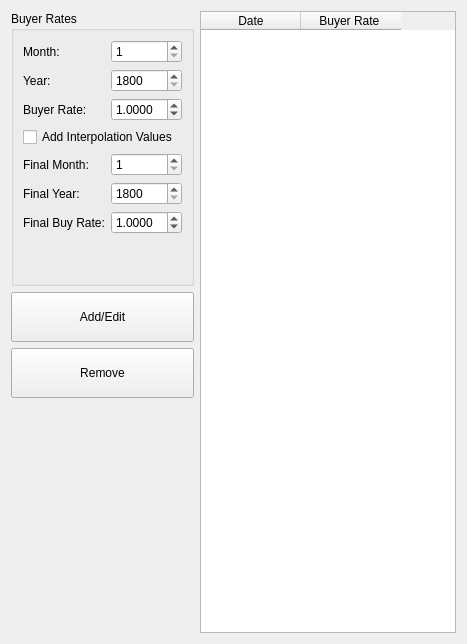
       <widget class="QWidget" name="Tab_BuyRate">
        <attribute name="title">
         <string>Buy Rate</string>
        </attribute>
        <layout class="QGridLayout" name="gridLayout_14">
         <item row="0" column="0">
          <widget class="QGroupBox" name="groupBox_7">
           <property name="title">
            <string>Buyer Rates</string>
           </property>
           <layout class="QGridLayout" name="gridLayout_13">
            <item row="0" column="0">
             <widget class="QLabel" name="label_20">
              <property name="text">
               <string>Month:</string>
              </property>
             </widget>
            </item>
            <item row="2" column="0">
             <widget class="QLabel" name="label_21">
              <property name="text">
               <string>Buyer Rate:</string>
              </property>
             </widget>
            </item>
            <item row="0" column="1">
             <widget class="QSpinBox" name="Spin_Buy_Month">
              <property name="minimum">
               <number>1</number>
              </property>
              <property name="maximum">
               <number>12</number>
              </property>
             </widget>
            </item>
            <item row="1" column="1">
             <widget class="QSpinBox" name="Spin_Buy_Year">
              <property name="minimum">
               <number>1800</number>
              </property>
              <property name="maximum">
               <number>9999</number>
              </property>
             </widget>
            </item>
            <item row="2" column="1">
             <widget class="QDoubleSpinBox" name="Spin_Buy_Rate">
              <property name="decimals">
               <number>4</number>
              </property>
              <property name="singleStep">
               <double>0.010000000000000</double>
              </property>
              <property name="value">
               <double>1.000000000000000</double>
              </property>
             </widget>
            </item>
            <item row="1" column="0">
             <widget class="QLabel" name="label_22">
              <property name="text">
               <string>Year:</string>
              </property>
             </widget>
            </item>
            <item row="12" column="0">
             <spacer name="verticalSpacer_9">
              <property name="orientation">
               <enum>Qt::Vertical</enum>
              </property>
              <property name="sizeHint" stdset="0">
               <size>
                <width>20</width>
                <height>40</height>
               </size>
              </property>
             </spacer>
            </item>
            <item row="9" column="0">
             <widget class="QLabel" name="label_71">
              <property name="text">
               <string>Final Year:</string>
              </property>
             </widget>
            </item>
            <item row="3" column="0" colspan="2">
             <widget class="QCheckBox" name="Check_Buy_Interpolate">
              <property name="text">
               <string>Add Interpolation Values</string>
              </property>
             </widget>
            </item>
            <item row="9" column="1">
             <widget class="QSpinBox" name="Spin_Buy_Interpolate_Year">
              <property name="minimum">
               <number>1800</number>
              </property>
              <property name="maximum">
               <number>9999</number>
              </property>
             </widget>
            </item>
            <item row="7" column="0">
             <widget class="QLabel" name="label_70">
              <property name="text">
               <string>Final Month:</string>
              </property>
             </widget>
            </item>
            <item row="7" column="1">
             <widget class="QSpinBox" name="Spin_Buy_Interpolate_Month">
              <property name="minimum">
               <number>1</number>
              </property>
              <property name="maximum">
               <number>12</number>
              </property>
             </widget>
            </item>
            <item row="10" column="1">
             <widget class="QDoubleSpinBox" name="Spin_Buy_Interpolate_Rate">
              <property name="decimals">
               <number>4</number>
              </property>
              <property name="singleStep">
               <double>0.010000000000000</double>
              </property>
              <property name="value">
               <double>1.000000000000000</double>
              </property>
             </widget>
            </item>
            <item row="10" column="0">
             <widget class="QLabel" name="label_72">
              <property name="text">
               <string>Final Buy Rate:</string>
              </property>
             </widget>
            </item>
           </layout>
          </widget>
         </item>
         <item row="0" column="1" rowspan="4">
          <widget class="QTableWidget" name="Table_Buy">
           <column>
            <property name="text">
             <string>Date</string>
            </property>
           </column>
           <column>
            <property name="text">
             <string>Buyer Rate </string>
            </property>
           </column>
          </widget>
         </item>
         <item row="1" column="0">
          <widget class="QPushButton" name="Button_Buy_AddEdit">
           <property name="minimumSize">
            <size>
             <width>0</width>
             <height>50</height>
            </size>
           </property>
           <property name="text">
            <string>Add/Edit</string>
           </property>
          </widget>
         </item>
         <item row="2" column="0">
          <widget class="QPushButton" name="Button_Buy_Remove">
           <property name="minimumSize">
            <size>
             <width>0</width>
             <height>50</height>
            </size>
           </property>
           <property name="text">
            <string>Remove</string>
           </property>
          </widget>
         </item>
         <item row="3" column="0">
          <spacer name="verticalSpacer_10">
           <property name="orientation">
            <enum>Qt::Vertical</enum>
           </property>
           <property name="sizeHint" stdset="0">
            <size>
             <width>20</width>
             <height>235</height>
            </size>
           </property>
          </spacer>
         </item>
        </layout>
       </widget>
